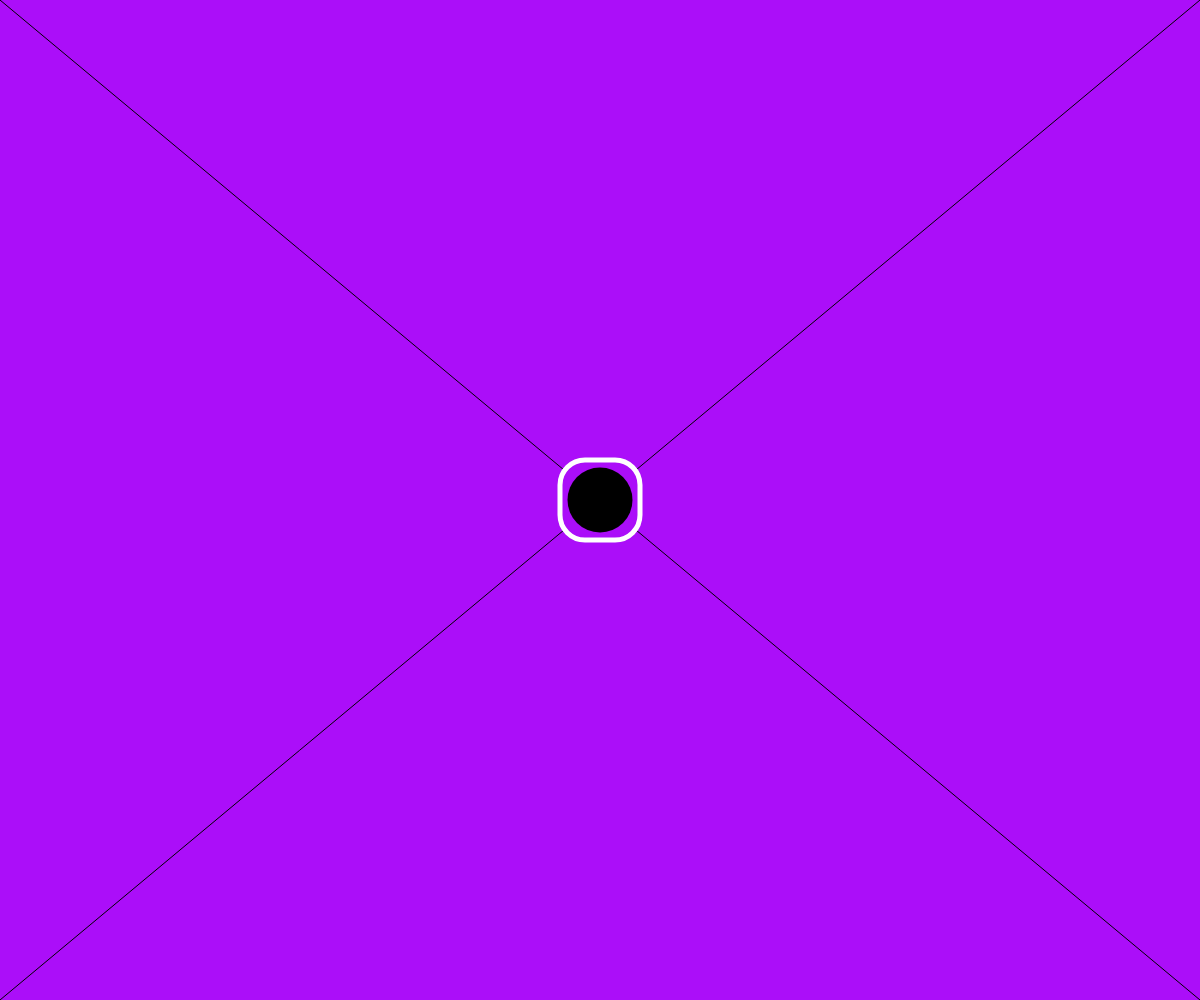
Frame 1 (no input)
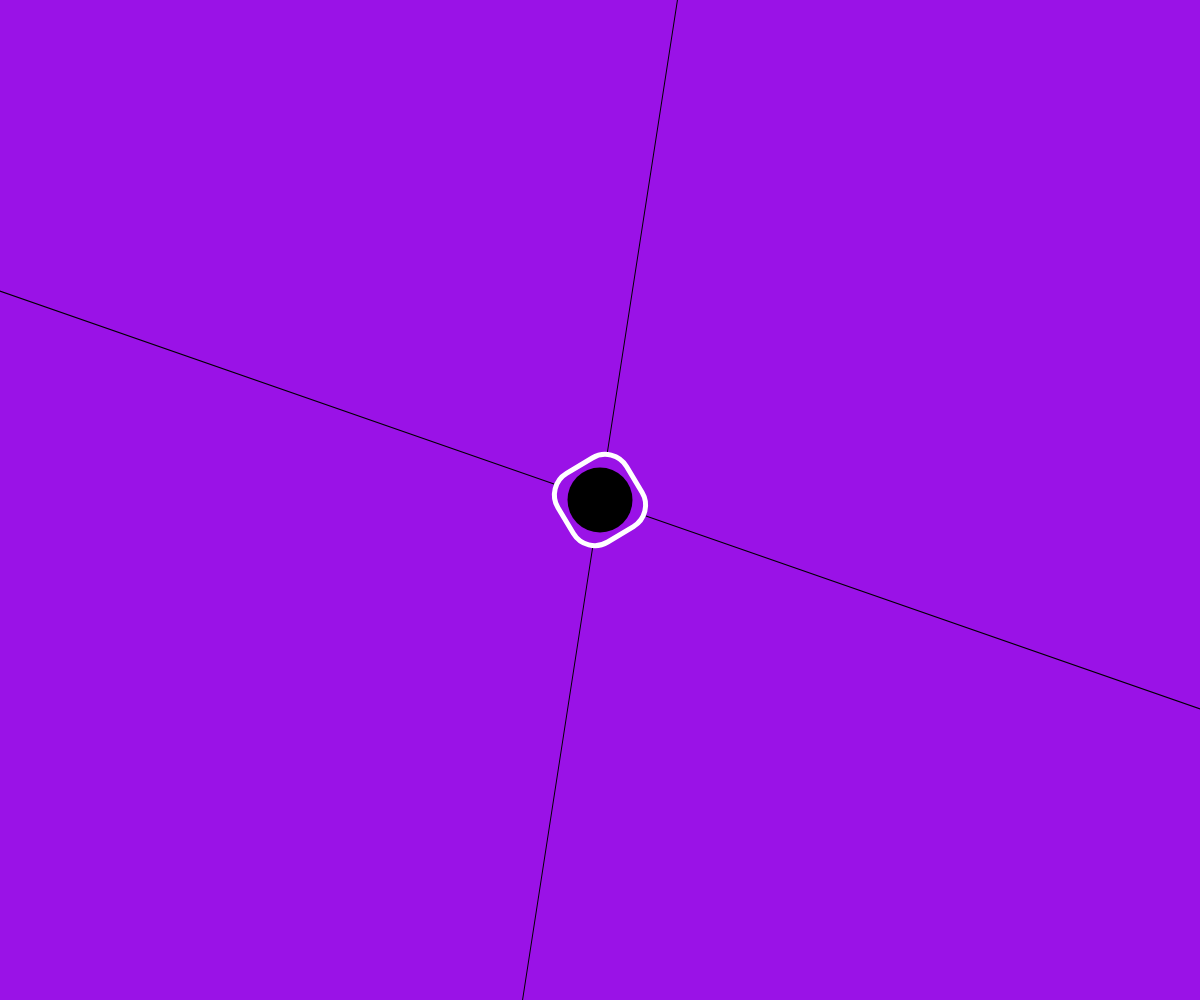
Frame 60 (no input)
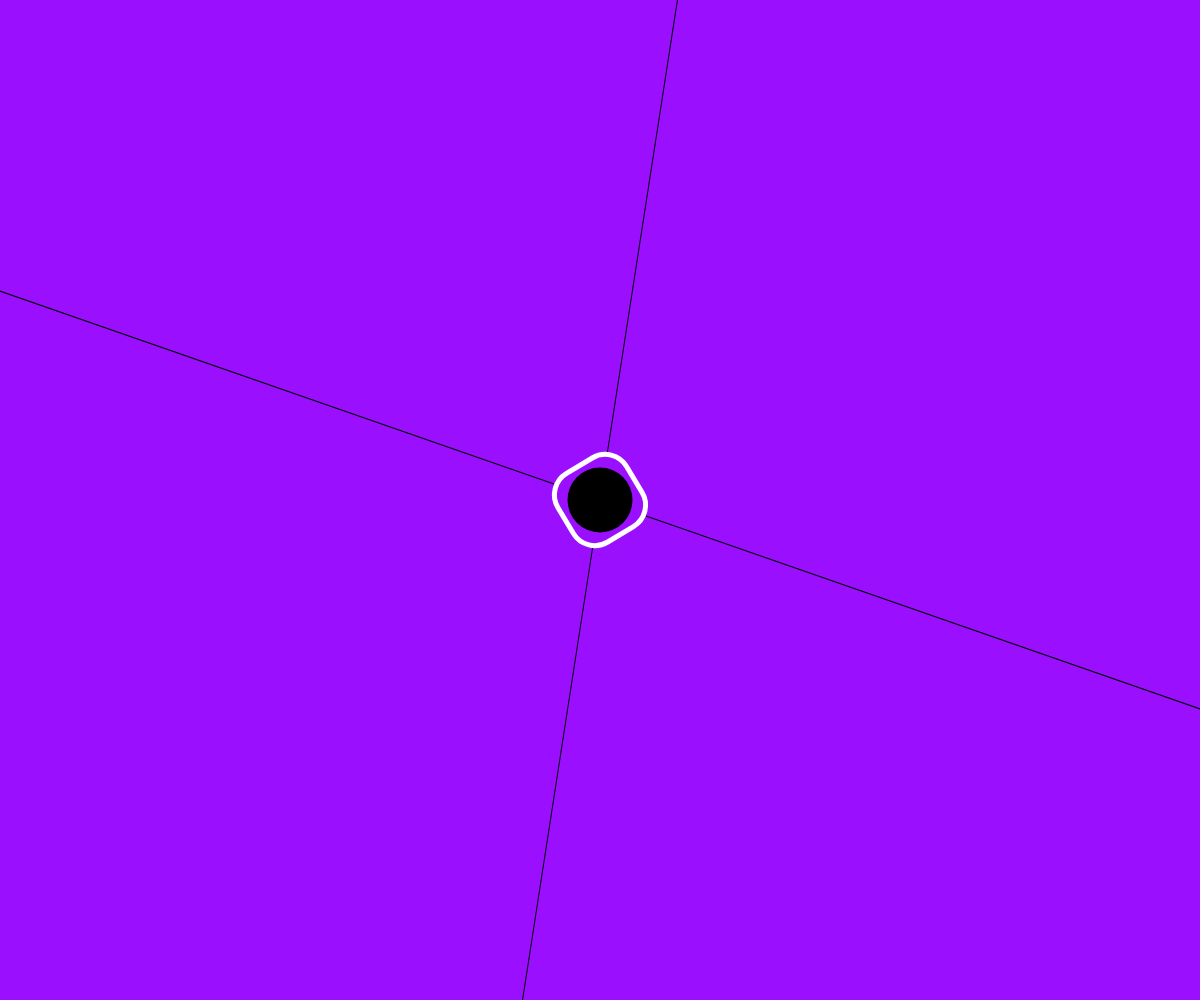
Frame 120 (the mouse pressed at the canvas centre since frame 60)

The p5.js sketch that drew these frames (run headless with seeded random() and noise() and a simulated clock; from frame 60 on, the mouse is pressed at the canvas centre):

// p5.js sketch
// ── sketch.js
let r, g, b;

function setup() {
  createCanvas(windowWidth, windowHeight);
  angleMode(DEGREES);
}

let angle = 0;

function draw() {
  r = random(150,180);
  g = random(10,30);
  b = random(230,255);
  background(r,g,b);

  push();
  strokeWeight(1);
  stroke(0);
  translate(width/2,height/2);
  rotate(angle);
  line(0,0,width,height);
  line(-width,-height,0,0);
  line(width,-height,0,0);
  line(-width,height,0,0);
  pop();

  fill(r,g,b);
  stroke(255);
  strokeWeight(5);
  push();
  translate(width/2, height/2);
  rotate(angle);
  rectMode(CENTER);
  rect(0,0,80,80,25);
  pop();

  fill(0);
  noStroke();
  circle(width/2,height/2,65);

  angle++;
}

function mousePressed(){
  angle = 0 ;
}
